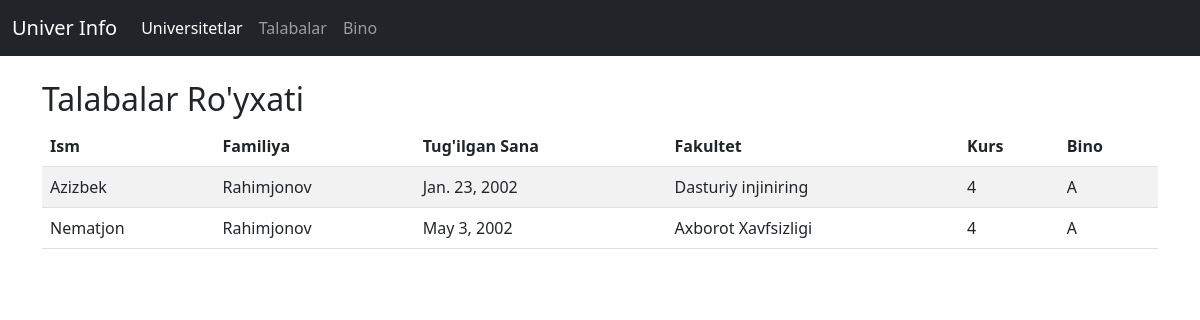
Screenshot of /talabalar/ with the database file from the repository.
### app/models.py (models this page shows, shortened)
class Talaba(models.Model):
    talaba_id = models.CharField(max_length=50)  # Talabaning idsi
    ism = models.CharField(max_length=50)  # Talabaning ismi
    familiya = models.CharField(max_length=50)  # Talabaning familiyasi
    tugilgan_sana = models.DateField()  # Tug'ilgan sana
    fakultet = models.CharField(max_length=100)  # Fakultet nomi
    kurs = models.PositiveIntegerField()  # Talabaning kursi
    bino = models.ForeignKey(Bino, on_delete=models.CASCADE)  # Talaba o'qiydigan bino

class Bino(models.Model):
    universitet = models.ForeignKey(Universitet, on_delete=models.CASCADE)  # Qaysi universitetga tegishli
    nomi = models.CharField(max_length=100)  # Bino nomi
    manzil = models.CharField(max_length=255)  # Bino manzili
    qavat_soni = models.PositiveIntegerField()  # Bino qavatlari soni
    sigimi = models.PositiveIntegerField()  # Bino sig'imi, talaba soni
    qurilish_yili = models.PositiveIntegerField()  # Qurilgan yili

### app/views.py (the view)
# urls.py: path('talabalar/', TalabaListView.as_view(), name='talaba_list'),
class TalabaListView(ListView):
    model = Talaba
    template_name = 'talaba_list.html'
    context_object_name = 'talabalar'

### app/templates/talaba_list.html
{% extends 'base.html' %}
{% block content %}
<h2>Talabalar Ro'yxati</h2>
<table class="table table-striped">
  <thead>
    <tr>
      <th>Ism</th>
      <th>Familiya</th>
      <th>Tug'ilgan Sana</th>
      <th>Fakultet</th>
      <th>Kurs</th>
      <th>Bino</th>
    </tr>
  </thead>
  <tbody>
    {% for talaba in talabalar %}
    <tr>
      <td>{{ talaba.ism }}</td>
      <td>{{ talaba.familiya }}</td>
      <td>{{ talaba.tugilgan_sana }}</td>
      <td>{{ talaba.fakultet }}</td>
      <td>{{ talaba.kurs }}</td>
      <td>{{ talaba.bino.nomi }}</td>
    </tr>
    {% endfor %}
  </tbody>
</table>
{% endblock %}

### rows the page displays
Talaba: ism "Azizbek", familiya "Rahimjonov", tugilgan_sana "Jan. 23, 2002", fakultet "Dasturiy injiniring", kurs "4", bino.nomi "A"
Talaba: ism "Nematjon", familiya "Rahimjonov", tugilgan_sana "May 3, 2002", fakultet "Axborot Xavfsizligi", kurs "4", bino.nomi "A"
